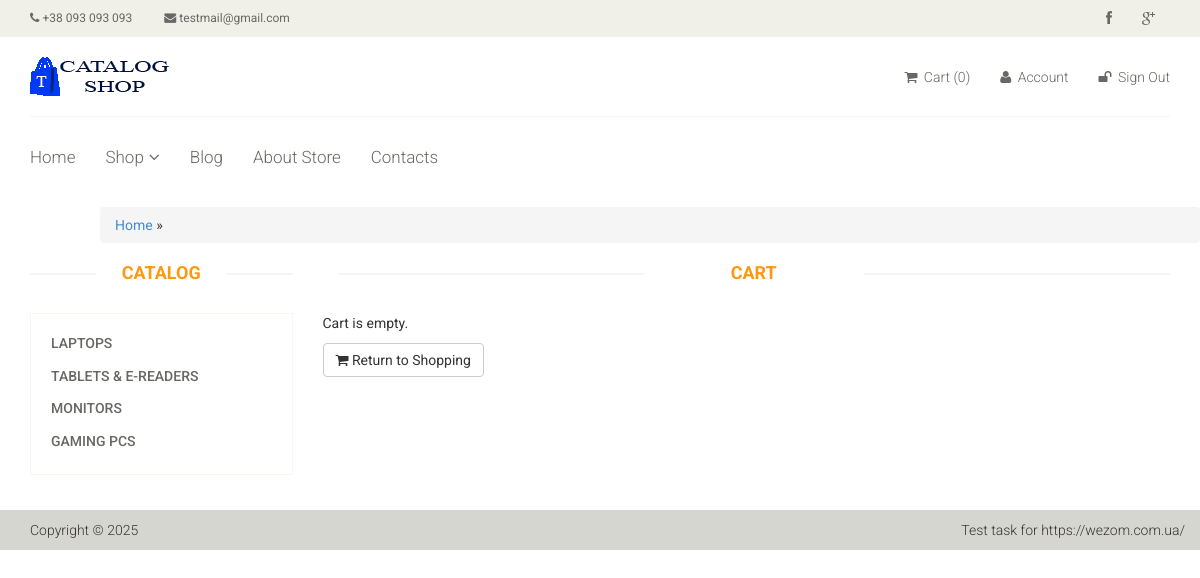
/cart (signed in), run on the app's committed database.
### tables this page shows
CREATE TABLE `category` (
                            `id` int(11) NOT NULL,
                            `name` varchar(255) NOT NULL,
                            `sort_order` int(11) NOT NULL DEFAULT '0',
                            `status` int(11) NOT NULL DEFAULT '1' COMMENT '0=Disabled, 1=Enabled'
);

### config/routes.php (called while the page is built, shortened)
<?php
return [
    'alias/p([0-9]+)' => 'product/view/$1',
    'catalog' => 'catalog/index',
    'alias/c([0-9]+)/page-([0-9]+)' => 'catalog/category/$1/$2',
    'alias/c([0-9]+)' => 'catalog/category/$1',
    'cart/checkout' => 'cart/checkout',
    'cart/delete/([0-9]+)' => 'cart/delete/$1',
    'cart/add/([0-9]+)' => 'cart/add/$1',
    'cart/addAjax/([0-9]+)' => 'cart/addAjax/$1',
    'cart' => 'cart/index',
    'user/register' => 'user/register',
    'user/login' => 'user/login',
    'user/logout' => 'user/logout',
    'cabinet/edit' => 'cabinet/edit',
    'cabinet' => 'cabinet/index',
    'admin/product/create' => 'adminProduct/create',
    'admin/product/update/([0-9]+)' => 'adminProduct/update/$1',
    'admin/product/delete/([0-9]+)' => 'adminProduct/delete/$1',
    'admin/product' => 'adminProduct/index',
    'admin/category/create' => 'adminCategory/create',
    'admin/category/update/([0-9]+)' => 'adminCategory/update/$1',
    'admin/category/delete/([0-9]+)' => 'adminCategory/delete/$1',
    'admin/category' => 'adminCategory/index',
    'admin/order/update/([0-9]+)' => 'adminOrder/update/$1',
    'admin/order/delete/([0-9]+)' => 'adminOrder/delete/$1',
    'admin/order/view/([0-9]+)' => 'adminOrder/view/$1',
    'admin/order' => 'adminOrder/index',
    'admin' => 'admin/index',
    'contacts' => 'site/contact',
    'about' => 'site/about',
    'blog' => 'site/blog',
    '' => 'site/index',
];

### controllers/CartController.php (called while the page is built, shortened)
<?php
final class CartController
{
    public function actionIndex(): bool
    {
        $categories = Category::getCategoriesList();
        $productsInCart = Cart::getProducts();
        require_once ROOT . '/views/cart/index.php';
        return true;
    }
}

### index.php (called while the page is built, shortened)
<?php
require_once ROOT . '/vendor/autoload.php';
$router = new \App\Core\Router();
$router->run();

### models/Category.php (called while the page is built, shortened)
<?php
final class Category
{
    public static function getCategoriesList(): array
    {
        $db = \App\Core\Db::getConnection();
        $result = $db->query('SELECT id, name FROM category WHERE status = "1" ORDER BY sort_order, name ASC');
        $categoryList = [];
        $i = 0;
        while ($row = $result->fetch()) {
            $categoryList[$i] = [
                'id' => $row['id'],
                'name' => $row['name']
            ];
            $i++;
        }
        return $categoryList;
    }
}

### function/Autoload.php (called while the page is built, shortened)
<?php
spl_autoload_register(function (string $className): void {
    $arrayPaths = [
        '/models/',
        '/function/'
    ];
    foreach ($arrayPaths as $path) {
        $filePath = ROOT . $path . $className . '.php';
    }
});

### models/Cart.php (called while the page is built, shortened)
<?php
final class Cart
{
    public static function getProducts(): array|false
    {
        return $_SESSION['products'] ?? false;
    }
}

### views/cart/index.php (the view)
<?php
include ROOT . '/views/layouts/header.php'; ?>
    <section>
        <div class="container">
            <div class="row">
                <div class="col-sm-3">
                    <div class="left-sidebar">
                        <h2>Catalog</h2>
                        <div class="panel-group category-products">
                            <?php foreach ($categories as $categoryItem): ?>
                                <div class="panel panel-default">
                                    <div class="panel-heading">
                                        <h4 class="panel-title">
                                            <a href="/alias/c<?php echo $categoryItem['id']; ?>">
                                                <?php echo $categoryItem['name']; ?>
                                            </a>
                                        </h4>
                                    </div>
                                </div>
                            <?php endforeach; ?>
                        </div>
                    </div>
                </div>
                <div class="col-sm-9 padding-right">
                    <div class="features_items">
                        <h2 class="title text-center">Cart</h2>
                        <?php if ($productsInCart): ?>
                            <p>You have selected these products:</p>
                            <table class="table-bordered table-striped table">
                                <thead>
                                <tr>
                                    <th>Product Code</th>
                                    <th>Name</th>
                                    <th>Cost, UAH</th>
                                    <th>Quantity, pcs</th>
                                    <th>Delete</th>
                                </tr>
                                </thead>
                                <tbody>
                                <?php foreach ($products as $product): ?>
                                    <tr>
                                        <td><?php echo htmlspecialchars($product['code']);?></td>
                                        <td>
                                            <a href="/alias/p<?php echo $product['id'];?>">
                                                <?php echo htmlspecialchars($product['tittle']);?>
                                            </a>
                                        </td>
                                        <td><?php echo number_format($product['price'], 2);?></td>
                                        <td><?php echo $productsInCart[$product['id']];?></td>
                                        <td>
                                            <a class="btn btn-default checkout" href="/cart/delete/<?php echo $product['id'];?>" title="Remove Item">
                                                <i class="fa fa-times"></i>
                                            </a>
                                        </td>
                                    </tr>
                                <?php endforeach; ?>
                                </tbody>
                                <tfoot>
                                <tr>
                                    <td colspan="4" class="text-right"><strong>Total Cost, UAH:</strong></td>
                                    <td><strong><?php echo number_format($totalPrice, 2);?></strong></td>
                                </tr>
                                </tfoot>
                            </table>
                            <a class="btn btn-default checkout" href="/cart/checkout"><i class="fa fa-shopping-cart"></i> Place Order</a>
                        <?php else: ?>
                            <p>Cart is empty.</p>
                            <a class="btn btn-default checkout" href="/"><i class="fa fa-shopping-cart"></i> Return to Shopping</a>
                        <?php endif; ?>
                    </div>
                </div>
            </div>
        </div>
    </section>
<?php include ROOT . '/views/layouts/footer.php'; ?>

### function/Router.php (shortened to what this page needs)
<?php
final class Router
{
    private array $routes;
    public function __construct()
    {
        $routesPath = ROOT . '/config/routes.php';
        $this->routes = include $routesPath;
    }
    private function getURI(): string
    {
        if (!empty($_SERVER['REQUEST_URI'])) {
            return trim($_SERVER['REQUEST_URI'], '/');
        }
        return '';
    }
    public function run(): void
    {
        $uri = $this->getURI();
        foreach ($this->routes as $uriPattern => $path) {
            if (preg_match("~$uriPattern~", $uri)) {
                $internalRoute = preg_replace("~$uriPattern~", $path, $uri);
                $segments = explode('/', $internalRoute);
                $controllerName = ucfirst(array_shift($segments)) . 'Controller';
                $actionName = 'action' . ucfirst(array_shift($segments) ?? '');
                $parameters = $segments;
                $controllerObject = new $controllerClass();
                try {
                    $result = call_user_func_array([$controllerObject, $actionName], $parameters);
                } catch (Exception $e) {
                    error_log("Router Error: " . $e->getMessage());
                    echo "An error occurred while dispatching the request.";
                    return;
                }
                if ($result !== null) {
                    break;
                } else {
                    require_once ROOT . '/views/about/index.php';
                }
            }
        }
    }
}

### assets/styles/main.css (style rules this page uses)
body { font-family: 'Roboto', sans-serif; position: relative; }
a { -webkit-transition: 300ms; -moz-transition: 300ms; -o-transition: 300ms; transition: 300ms; }
h1, h2, h3, h4, h5, h6 { font-family: 'Roboto', sans-serif; }
.category-products { border: 1px solid #F7F7F0; margin-bottom: 35px; padding-bottom: 20px; padding-top: 15px; }
.left-sidebar h2, .brands_products h2 { color: #FE980F; font-family: 'Roboto', sans-serif; font-size: 18px; font-weight: 700; margin: 0 auto 30px; text-align: center; text-transform: uppercase; position: relative; z-index:3; }
.left-sidebar h2:after, h2.title:after { content: " "; position: absolute; border: 1px solid #f5f5f5; bottom:8px; left: 0; width: 100%; height: 0; z-index: -2; }
.left-sidebar h2:before { content: " "; position: absolute; background: #fff; bottom: -6px; width: 130px; height: 30px; z-index: -1; left: 50%; margin-left: -65px; }
h2.title:before { content: " "; position: absolute; background: #fff; bottom: -6px; width: 220px; height: 30px; z-index: -1; left: 50%; margin-left: -110px; }
.category-products .panel { background-color: #FFFFFF; border: 0px; border-radius: 0px; box-shadow:none; margin-bottom: 0px; }
.category-products .panel-default .panel-heading { background-color: #FFFFFF; border: 0 none; color: #FFFFFF; padding: 5px 20px; }
.category-products .panel-default .panel-heading .panel-title a { color: #696763; font-family: 'Roboto', sans-serif; font-size: 14px; text-decoration: none; text-transform: uppercase; }
.padding-right { padding-right: 0; }
.features_items { overflow:hidden; }
h2.title { color: #FE980F; font-family: 'Roboto', sans-serif; font-size: 18px; font-weight: 700; margin: 0 15px; text-transform: uppercase; margin-bottom: 30px; position: relative; }

### data on the page
category: name "LAPTOPS"
category: name "TABLETS & E-READERS"
category: name "MONITORS"
category: name "GAMING PCS"
